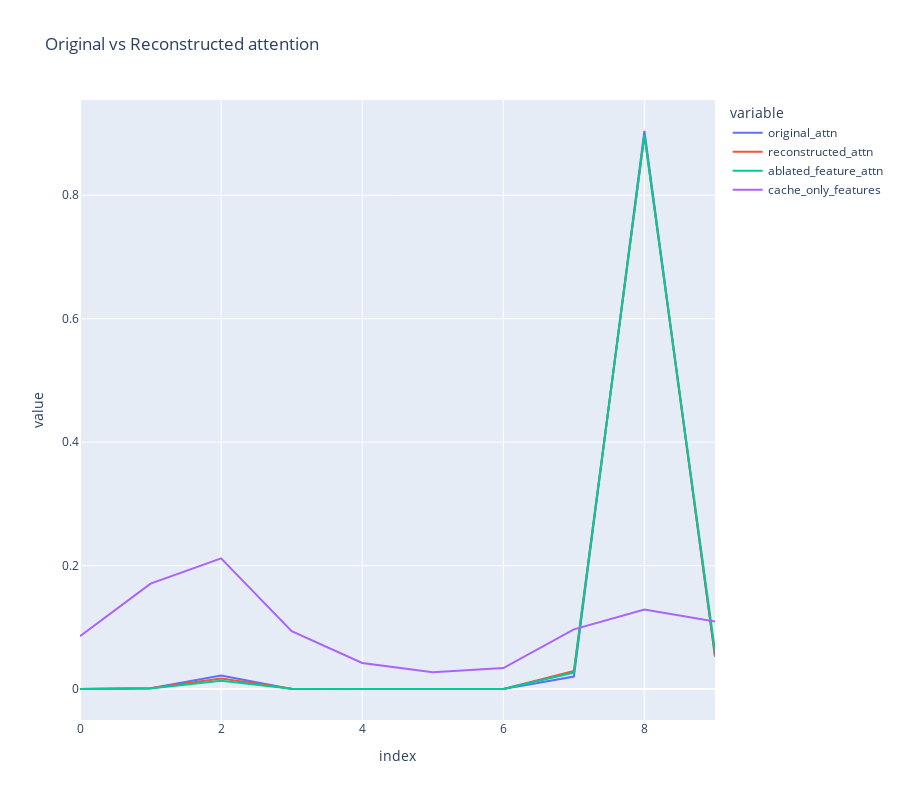

The code cell stored with this chart in its notebook:
### Markdown cell above
# Causal

### Code cell
def test_get_attn_sae_feature_removal(example_prompt, 
                                      example_prompt_answer, 
                                      model, 
                                      sparse_autoencoder,
                                      features_to_remove=[0],
                                      token_unembed_to_remove=[]):
    
    layer_index = sparse_autoencoder.cfg.hook_point_layer
    head_index = sparse_autoencoder.cfg.hook_point_head_index
    
    example_prompt_tokens = model.to_tokens(example_prompt)
    attn_df, original_cache, cache_reconstructed_query, feature_acts = eval_prompt([example_prompt], model, sparse_autoencoder)

    original_acts = original_cache[sparse_autoencoder.cfg.hook_point]
    print(original_acts.shape)
    sae_out, feature_acts, loss, mse_loss, l1_loss = sparse_autoencoder(
       original_acts[0,:,head_index]
    )
    

    def remove_feature_hook(hook_in, hook, head = head_index, features_to_remove = features_to_remove):
        for feature_to_remove in features_to_remove:
            feature_dir = feature_acts[-1,feature_to_remove]*sparse_autoencoder.W_dec[feature_to_remove]
            hook_in[:, :, head] -= feature_dir
        return hook_in
    
    with model.hooks(fwd_hooks=[(sparse_autoencoder.cfg.hook_point, remove_feature_hook)]):
        _, cache_removed_feature = model.run_with_cache(example_prompt_tokens, return_type="loss", loss_per_token=True)
        
        
    def replace_with_feature_hook(hook_in, hook, head = head_index, features_to_add = features_to_remove):
        new_act = torch.zeros_like(hook_in[:, :, head])
        for features_to_add in features_to_remove:
            feature_dir = feature_acts[-1,features_to_add]*sparse_autoencoder.W_dec[features_to_add]
            new_act += feature_dir
        hook_in[:, :, head] = new_act
        return hook_in
    
    with model.hooks(fwd_hooks=[(sparse_autoencoder.cfg.hook_point, replace_with_feature_hook)]):
        _, cache_only_features = model.run_with_cache(example_prompt_tokens, return_type="loss", loss_per_token=True)
        

    def remove_token_unembed_hook(hook_in, hook, head = head_index, token_unembed_to_remove = token_unembed_to_remove):
        for token_id in token_unembed_to_remove:
            unembed_dir = model.W_U[:, token_id] @ model.W_Q[LAYER_IDX,head_index]
            unembed_dir_proj =  hook_in[:, :, head] @ unembed_dir.T
            hook_in[:, :, head] -= unembed_dir_proj[:,:,None]*unembed_dir
        return hook_in
    
    with model.hooks(fwd_hooks=[(sparse_autoencoder.cfg.hook_point, remove_token_unembed_hook)]):
        _, cache_removed_token_unembed = model.run_with_cache(example_prompt_tokens, return_type="loss", loss_per_token=True)

    patterns = original_cache[f"blocks.{layer_index}.attn.hook_pattern"][0,head_index].detach().cpu()
    attn_df = make_token_df(model, example_prompt_tokens)
    # remove last row of attn df
    attn_df["original_attn"] = patterns[-1,]
    patterns = cache_reconstructed_query[f"blocks.{layer_index}.attn.hook_pattern"][0,head_index].detach().cpu()
    attn_df["reconstructed_attn"] = patterns[-1,]
    patterns = cache_removed_feature[f"blocks.{layer_index}.attn.hook_pattern"][0,head_index].detach().cpu()
    attn_df["ablated_feature_attn"] = patterns[-1,]
    patterns = cache_only_features[f"blocks.{layer_index}.attn.hook_pattern"][0,head_index].detach().cpu()
    attn_df["cache_only_features"] = patterns[-1,]
    patterns = cache_removed_token_unembed[f"blocks.{layer_index}.attn.hook_pattern"][0,head_index].detach().cpu()
    attn_df["cache_removed_token_unembed"] = patterns[-1,]
    
    if len(token_unembed_to_remove) > 0:
        fig = px.line(attn_df, 
                    y=["original_attn","reconstructed_attn", "ablated_feature_attn", "cache_only_features", "cache_removed_token_unembed"],
                    hover_name="str_tokens", 
                    hover_data=["pos", "batch", "label"], 
                    title="Original vs Reconstructed attention")
    else:
        fig = px.line(attn_df, 
                    y=["original_attn","reconstructed_attn", "ablated_feature_attn", "cache_only_features"],
                    hover_name="str_tokens", 
                    hover_data=["pos", "batch", "label"], 
                    title="Original vs Reconstructed attention")
    
    # increase figure height
    fig.update_layout(height=800)
    fig.show()


random_tokens, random_token_groups = generate_random_token_prompt(model, n_random_tokens=4, n_repeat_tokens=2)
example_prompt = model.to_string(random_tokens[:-1])
example_prompt_answer = model.to_string(random_tokens[:-1])
attn_df, original_cache, cache_reconstructed_query, feature_acts = eval_prompt([example_prompt], model, sparse_autoencoder)
attn_df.tail(2).T
test_get_attn_sae_feature_removal(
    example_prompt, 
    example_prompt_answer, model, 
    sparse_autoencoder, features_to_remove=[773, 134,560])

### Figure 1 — Plotly figure (JSON) as saved in the notebook; plotly's stock layout.template omitted (floating-point values rounded to 4 significant figures)
{"data": [{"customdata": [[0, 0, "0/0"], [1, 0, "0/1"], [2, 0, "0/2"], [3, 0, "0/3"], [4, 0, "0/4"], [5, 0, "0/5"], [6, 0, "0/6"], [7, 0, "0/7"], [8, 0, "0/8"], [9, 0, "0/9"]], "hovertemplate": "<b>%{hovertext}</b><br><br>variable=original_attn<br>index=%{x}<br>value=%{y}<br>pos=%{customdata[0]}<br>batch=%{customdata[1]}<br>label=%{customdata[2]}<extra></extra>", "hovertext": ["<|endoftext|>", " John", " officer", " bearings", "iew", " mattered", " John", " officer", " bearings", "iew"], "legendgroup": "original_attn", "line": {"color": "#636efa", "dash": "solid"}, "marker": {"symbol": "circle"}, "mode": "lines", "name": "original_attn", "orientation": "v", "showlegend": true, "type": "scatter", "x": [0, 1, 2, 3, 4, 5, 6, 7, 8, 9], "xaxis": "x", "y": [2.159e-07, 0.001092, 0.02202, 0.000186, 1.093e-07, 4.051e-08, 2.213e-06, 0.02013, 0.9042, 0.05238], "yaxis": "y"}, {"customdata": [[0, 0, "0/0"], [1, 0, "0/1"], [2, 0, "0/2"], [3, 0, "0/3"], [4, 0, "0/4"], [5, 0, "0/5"], [6, 0, "0/6"], [7, 0, "0/7"], [8, 0, "0/8"], [9, 0, "0/9"]], "hovertemplate": "<b>%{hovertext}</b><br><br>variable=reconstructed_attn<br>index=%{x}<br>value=%{y}<br>pos=%{customdata[0]}<br>batch=%{customdata[1]}<br>label=%{customdata[2]}<extra></extra>", "hovertext": ["<|endoftext|>", " John", " officer", " bearings", "iew", " mattered", " John", " officer", " bearings", "iew"], "legendgroup": "reconstructed_attn", "line": {"color": "#EF553B", "dash": "solid"}, "marker": {"symbol": "circle"}, "mode": "lines", "name": "reconstructed_attn", "orientation": "v", "showlegend": true, "type": "scatter", "x": [0, 1, 2, 3, 4, 5, 6, 7, 8, 9], "xaxis": "x", "y": [6.29e-07, 0.001335, 0.01682, 0.0002586, 3.505e-07, 1.819e-07, 8.415e-06, 0.02933, 0.8977, 0.05458], "yaxis": "y"}, {"customdata": [[0, 0, "0/0"], [1, 0, "0/1"], [2, 0, "0/2"], [3, 0, "0/3"], [4, 0, "0/4"], [5, 0, "0/5"], [6, 0, "0/6"], [7, 0, "0/7"], [8, 0, "0/8"], [9, 0, "0/9"]], "hovertemplate": "<b>%{hovertext}</b><br><br>variable=ablated_feature_attn<br>index=%{x}<br>value=%{y}<br>pos=%{customdata[0]}<br>batch=%{customdata[1]}<br>label=%{customdata[2]}<extra></extra>", "hovertext": ["<|endoftext|>", " John", " officer", " bearings", "iew", " mattered", " John", " officer", " bearings", "iew"], "legendgroup": "ablated_feature_attn", "line": {"color": "#00cc96", "dash": "solid"}, "marker": {"symbol": "circle"}, "mode": "lines", "name": "ablated_feature_attn", "orientation": "v", "showlegend": true, "type": "scatter", "x": [0, 1, 2, 3, 4, 5, 6, 7, 8, 9], "xaxis": "x", "y": [3.229e-07, 0.0008182, 0.01332, 0.000254, 3.321e-07, 1.908e-07, 8.351e-06, 0.02665, 0.8977, 0.06129], "yaxis": "y"}, {"customdata": [[0, 0, "0/0"], [1, 0, "0/1"], [2, 0, "0/2"], [3, 0, "0/3"], [4, 0, "0/4"], [5, 0, "0/5"], [6, 0, "0/6"], [7, 0, "0/7"], [8, 0, "0/8"], [9, 0, "0/9"]], "hovertemplate": "<b>%{hovertext}</b><br><br>variable=cache_only_features<br>index=%{x}<br>value=%{y}<br>pos=%{customdata[0]}<br>batch=%{customdata[1]}<br>label=%{customdata[2]}<extra></extra>", "hovertext": ["<|endoftext|>", " John", " officer", " bearings", "iew", " mattered", " John", " officer", " bearings", "iew"], "legendgroup": "cache_only_features", "line": {"color": "#ab63fa", "dash": "solid"}, "marker": {"symbol": "circle"}, "mode": "lines", "name": "cache_only_features", "orientation": "v", "showlegend": true, "type": "scatter", "x": [0, 1, 2, 3, 4, 5, 6, 7, 8, 9], "xaxis": "x", "y": [0.08556, 0.1708, 0.2117, 0.09372, 0.04214, 0.02717, 0.03392, 0.09672, 0.1289, 0.1094], "yaxis": "y"}], "layout": {"height": 800, "legend": {"title": {"text": "variable"}, "tracegroupgap": 0}, "title": {"text": "Original vs Reconstructed attention"}, "xaxis": {"anchor": "y", "domain": [0, 1], "title": {"text": "index"}}, "yaxis": {"anchor": "x", "domain": [0, 1], "title": {"text": "value"}}}}
